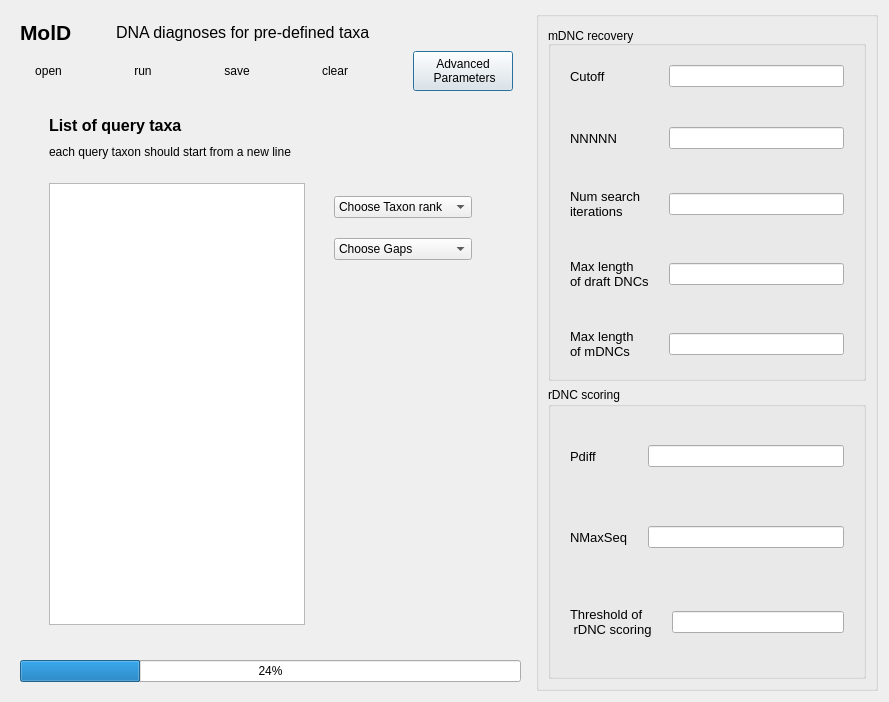
<?xml version="1.0" encoding="UTF-8"?>
<ui version="4.0">
 <class>Dialog</class>
 <widget class="QDialog" name="Dialog">
  <property name="geometry">
   <rect>
    <x>0</x>
    <y>0</y>
    <width>889</width>
    <height>702</height>
   </rect>
  </property>
  <property name="windowTitle">
   <string>Dialog</string>
  </property>
  <property name="sizeGripEnabled">
   <bool>false</bool>
  </property>
  <property name="modal">
   <bool>false</bool>
  </property>
  <layout class="QHBoxLayout" name="horizontalLayout_7">
   <item>
    <layout class="QHBoxLayout" name="horizontalLayout_6">
     <item>
      <widget class="QWidget" name="fb" native="true">
       <layout class="QVBoxLayout" name="verticalLayout_4">
        <property name="sizeConstraint">
         <enum>QLayout::SetMinimumSize</enum>
        </property>
        <item>
         <layout class="QHBoxLayout" name="horizontalLayout">
          <property name="spacing">
           <number>6</number>
          </property>
          <item>
           <widget class="QLabel" name="label_2">
            <property name="maximumSize">
             <size>
              <width>90</width>
              <height>16777215</height>
             </size>
            </property>
            <property name="font">
             <font>
              <pointsize>16</pointsize>
              <weight>75</weight>
              <bold>true</bold>
             </font>
            </property>
            <property name="styleSheet">
             <string notr="true"/>
            </property>
            <property name="text">
             <string>MolD</string>
            </property>
           </widget>
          </item>
          <item>
           <widget class="QLabel" name="label">
            <property name="maximumSize">
             <size>
              <width>350</width>
              <height>16777215</height>
             </size>
            </property>
            <property name="font">
             <font>
              <pointsize>12</pointsize>
              <weight>50</weight>
              <bold>false</bold>
             </font>
            </property>
            <property name="text">
             <string>DNA diagnoses for pre-defined taxa</string>
            </property>
           </widget>
          </item>
          <item>
           <widget class="QLabel" name="label_12">
            <property name="maximumSize">
             <size>
              <width>100</width>
              <height>80</height>
             </size>
            </property>
            <property name="text">
             <string/>
            </property>
            <property name="pixmap">
             <pixmap resource="photo.qrc">:/icon/icon/copy_21mm.png</pixmap>
            </property>
            <property name="scaledContents">
             <bool>true</bool>
            </property>
            <property name="wordWrap">
             <bool>true</bool>
            </property>
           </widget>
          </item>
         </layout>
        </item>
        <item>
         <layout class="QHBoxLayout" name="horizontalLayout_4">
          <property name="spacing">
           <number>50</number>
          </property>
          <property name="sizeConstraint">
           <enum>QLayout::SetFixedSize</enum>
          </property>
          <item>
           <widget class="QToolButton" name="toolButton">
            <property name="text">
             <string>open</string>
            </property>
            <property name="icon">
             <iconset resource="photo.qrc">
              <normaloff>:/icon/icon/open.png</normaloff>:/icon/icon/open.png</iconset>
            </property>
            <property name="iconSize">
             <size>
              <width>30</width>
              <height>30</height>
             </size>
            </property>
            <property name="toolButtonStyle">
             <enum>Qt::ToolButtonTextUnderIcon</enum>
            </property>
            <property name="autoRaise">
             <bool>true</bool>
            </property>
           </widget>
          </item>
          <item>
           <widget class="QToolButton" name="toolButton_2">
            <property name="text">
             <string>run</string>
            </property>
            <property name="icon">
             <iconset resource="photo.qrc">
              <normaloff>:/icon/icon/run.png</normaloff>:/icon/icon/run.png</iconset>
            </property>
            <property name="iconSize">
             <size>
              <width>30</width>
              <height>30</height>
             </size>
            </property>
            <property name="toolButtonStyle">
             <enum>Qt::ToolButtonTextUnderIcon</enum>
            </property>
            <property name="autoRaise">
             <bool>true</bool>
            </property>
           </widget>
          </item>
          <item>
           <widget class="QToolButton" name="toolButton_3">
            <property name="text">
             <string>save</string>
            </property>
            <property name="icon">
             <iconset resource="photo.qrc">
              <normaloff>:/icon/icon/save.png</normaloff>:/icon/icon/save.png</iconset>
            </property>
            <property name="iconSize">
             <size>
              <width>30</width>
              <height>30</height>
             </size>
            </property>
            <property name="toolButtonStyle">
             <enum>Qt::ToolButtonTextUnderIcon</enum>
            </property>
            <property name="autoRaise">
             <bool>true</bool>
            </property>
           </widget>
          </item>
          <item>
           <widget class="QToolButton" name="toolButton_4">
            <property name="text">
             <string>clear</string>
            </property>
            <property name="icon">
             <iconset resource="photo.qrc">
              <normaloff>:/icon/icon/clear.png</normaloff>:/icon/icon/clear.png</iconset>
            </property>
            <property name="iconSize">
             <size>
              <width>30</width>
              <height>30</height>
             </size>
            </property>
            <property name="toolButtonStyle">
             <enum>Qt::ToolButtonTextUnderIcon</enum>
            </property>
            <property name="autoRaise">
             <bool>true</bool>
            </property>
           </widget>
          </item>
          <item>
           <widget class="QPushButton" name="pushButton">
            <property name="sizePolicy">
             <sizepolicy hsizetype="Fixed" vsizetype="Fixed">
              <horstretch>0</horstretch>
              <verstretch>0</verstretch>
             </sizepolicy>
            </property>
            <property name="minimumSize">
             <size>
              <width>100</width>
              <height>40</height>
             </size>
            </property>
            <property name="maximumSize">
             <size>
              <width>100</width>
              <height>40</height>
             </size>
            </property>
            <property name="font">
             <font>
              <family>Arial</family>
              <pointsize>9</pointsize>
             </font>
            </property>
            <property name="text">
             <string>Advanced
 Parameters</string>
            </property>
            <property name="checkable">
             <bool>true</bool>
            </property>
           </widget>
          </item>
         </layout>
        </item>
        <item>
         <widget class="QFrame" name="tb">
          <property name="sizePolicy">
           <sizepolicy hsizetype="Fixed" vsizetype="Minimum">
            <horstretch>0</horstretch>
            <verstretch>0</verstretch>
           </sizepolicy>
          </property>
          <property name="maximumSize">
           <size>
            <width>577</width>
            <height>16777215</height>
           </size>
          </property>
          <layout class="QHBoxLayout" name="horizontalLayout_5">
           <property name="spacing">
            <number>20</number>
           </property>
           <property name="sizeConstraint">
            <enum>QLayout::SetMinimumSize</enum>
           </property>
           <item>
            <widget class="QFrame" name="frame">
             <layout class="QVBoxLayout" name="verticalLayout_2">
              <property name="spacing">
               <number>10</number>
              </property>
              <property name="sizeConstraint">
               <enum>QLayout::SetDefaultConstraint</enum>
              </property>
              <property name="leftMargin">
               <number>20</number>
              </property>
              <property name="topMargin">
               <number>10</number>
              </property>
              <property name="bottomMargin">
               <number>20</number>
              </property>
              <item>
               <widget class="QLabel" name="label_3">
                <property name="font">
                 <font>
                  <pointsize>12</pointsize>
                  <weight>75</weight>
                  <italic>false</italic>
                  <bold>true</bold>
                 </font>
                </property>
                <property name="text">
                 <string>List of query taxa</string>
                </property>
               </widget>
              </item>
              <item>
               <widget class="QLabel" name="label_13">
                <property name="text">
                 <string>each query taxon should start from a new line
</string>
                </property>
               </widget>
              </item>
              <item>
               <widget class="QPlainTextEdit" name="plainTextEdit">
                <property name="minimumSize">
                 <size>
                  <width>100</width>
                  <height>400</height>
                 </size>
                </property>
                <property name="maximumSize">
                 <size>
                  <width>300</width>
                  <height>1000</height>
                 </size>
                </property>
                <property name="placeholderText">
                 <string/>
                </property>
               </widget>
              </item>
             </layout>
            </widget>
           </item>
           <item>
            <layout class="QVBoxLayout" name="verticalLayout_3">
             <property name="spacing">
              <number>20</number>
             </property>
             <property name="sizeConstraint">
              <enum>QLayout::SetFixedSize</enum>
             </property>
             <property name="topMargin">
              <number>90</number>
             </property>
             <property name="rightMargin">
              <number>40</number>
             </property>
             <item>
              <widget class="QComboBox" name="cb1">
               <property name="toolTip">
                <string extracomment="1 for species, 2 for above species"/>
               </property>
               <item>
                <property name="text">
                 <string>Choose Taxon rank</string>
                </property>
               </item>
               <item>
                <property name="text">
                 <string>1</string>
                </property>
               </item>
               <item>
                <property name="text">
                 <string>2</string>
                </property>
               </item>
              </widget>
             </item>
             <item>
              <widget class="QComboBox" name="cb2">
               <property name="toolTip">
                <string extracomment="default 'no' 'yes' (if alignment gaps to be coded as a character), or 'no' if not."/>
               </property>
               <item>
                <property name="text">
                 <string>Choose Gaps</string>
                </property>
               </item>
               <item>
                <property name="text">
                 <string>yes</string>
                </property>
               </item>
               <item>
                <property name="text">
                 <string>no</string>
                </property>
               </item>
              </widget>
             </item>
             <item>
              <spacer name="verticalSpacer">
               <property name="orientation">
                <enum>Qt::Vertical</enum>
               </property>
               <property name="sizeHint" stdset="0">
                <size>
                 <width>20</width>
                 <height>40</height>
                </size>
               </property>
              </spacer>
             </item>
            </layout>
           </item>
          </layout>
         </widget>
        </item>
        <item>
         <widget class="QProgressBar" name="progressBar">
          <property name="value">
           <number>24</number>
          </property>
         </widget>
        </item>
       </layout>
      </widget>
     </item>
     <item>
      <widget class="QGroupBox" name="gp">
       <layout class="QVBoxLayout" name="verticalLayout">
        <item>
         <widget class="QGroupBox" name="groupBox">
          <property name="title">
           <string>mDNC recovery</string>
          </property>
          <property name="alignment">
           <set>Qt::AlignBottom|Qt::AlignLeading|Qt::AlignLeft</set>
          </property>
          <property name="flat">
           <bool>true</bool>
          </property>
          <layout class="QHBoxLayout" name="horizontalLayout_3">
           <property name="topMargin">
            <number>9</number>
           </property>
           <item>
            <layout class="QGridLayout" name="gridLayout_2">
             <property name="leftMargin">
              <number>10</number>
             </property>
             <property name="topMargin">
              <number>10</number>
             </property>
             <property name="rightMargin">
              <number>10</number>
             </property>
             <property name="bottomMargin">
              <number>10</number>
             </property>
             <property name="horizontalSpacing">
              <number>20</number>
             </property>
             <property name="verticalSpacing">
              <number>40</number>
             </property>
             <item row="0" column="0">
              <widget class="QLabel" name="label_4">
               <property name="font">
                <font>
                 <family>Arial</family>
                 <pointsize>10</pointsize>
                 <weight>50</weight>
                 <bold>false</bold>
                </font>
               </property>
               <property name="text">
                <string>Cutoff</string>
               </property>
              </widget>
             </item>
             <item row="0" column="1">
              <widget class="QLineEdit" name="m1">
               <property name="toolTip">
                <string extracomment="default 100 Number of informative positions for focus taxon to be considered, natural number"/>
               </property>
               <property name="inputMethodHints">
                <set>Qt::ImhDigitsOnly|Qt::ImhPreferNumbers</set>
               </property>
               <property name="text">
                <string/>
               </property>
              </widget>
             </item>
             <item row="1" column="0">
              <widget class="QLabel" name="label_5">
               <property name="font">
                <font>
                 <family>Arial</family>
                 <pointsize>10</pointsize>
                 <weight>50</weight>
                 <bold>false</bold>
                </font>
               </property>
               <property name="text">
                <string>NNNNN</string>
               </property>
              </widget>
             </item>
             <item row="1" column="1">
              <widget class="QLineEdit" name="m2">
               <property name="toolTip">
                <string extracomment="default 25 Allowed number of ambiguously called nucleotides per sequence, natural number"/>
               </property>
               <property name="inputMethodHints">
                <set>Qt::ImhDigitsOnly|Qt::ImhPreferNumbers</set>
               </property>
              </widget>
             </item>
             <item row="2" column="0">
              <widget class="QLabel" name="label_6">
               <property name="font">
                <font>
                 <family>Arial</family>
                 <pointsize>10</pointsize>
                 <weight>50</weight>
                 <bold>false</bold>
                </font>
               </property>
               <property name="text">
                <string>Num search 
iterations</string>
               </property>
              </widget>
             </item>
             <item row="2" column="1">
              <widget class="QLineEdit" name="m3">
               <property name="toolTip">
                <string extracomment="default 100 Number of informative positions for focus taxon to be considered, natural number"/>
               </property>
              </widget>
             </item>
             <item row="3" column="0">
              <widget class="QLabel" name="label_7">
               <property name="font">
                <font>
                 <family>Arial</family>
                 <pointsize>10</pointsize>
                 <weight>50</weight>
                 <bold>false</bold>
                </font>
               </property>
               <property name="text">
                <string>Max length 
of draft DNCs</string>
               </property>
              </widget>
             </item>
             <item row="3" column="1">
              <widget class="QLineEdit" name="m4">
               <property name="toolTip">
                <string extracomment="default 100 Number of informative positions for focus taxon to be considered, natural number"/>
               </property>
              </widget>
             </item>
             <item row="4" column="0">
              <widget class="QLabel" name="label_8">
               <property name="font">
                <font>
                 <family>Arial</family>
                 <pointsize>10</pointsize>
                 <weight>50</weight>
                 <bold>false</bold>
                </font>
               </property>
               <property name="text">
                <string>Max length 
of mDNCs</string>
               </property>
              </widget>
             </item>
             <item row="4" column="1">
              <widget class="QLineEdit" name="m5">
               <property name="toolTip">
                <string extracomment="default 100 Number of informative positions for focus taxon to be considered, natural number"/>
               </property>
              </widget>
             </item>
            </layout>
           </item>
          </layout>
         </widget>
        </item>
        <item>
         <widget class="QGroupBox" name="groupBox_2">
          <property name="title">
           <string>rDNC scoring</string>
          </property>
          <layout class="QHBoxLayout" name="horizontalLayout_2">
           <item>
            <layout class="QGridLayout" name="gridLayout">
             <property name="leftMargin">
              <number>10</number>
             </property>
             <property name="topMargin">
              <number>10</number>
             </property>
             <property name="rightMargin">
              <number>10</number>
             </property>
             <property name="bottomMargin">
              <number>10</number>
             </property>
             <property name="horizontalSpacing">
              <number>20</number>
             </property>
             <property name="verticalSpacing">
              <number>40</number>
             </property>
             <item row="0" column="0">
              <widget class="QLabel" name="label_9">
               <property name="font">
                <font>
                 <family>Arial</family>
                 <pointsize>10</pointsize>
                </font>
               </property>
               <property name="text">
                <string>Pdiff</string>
               </property>
              </widget>
             </item>
             <item row="0" column="1" colspan="2">
              <widget class="QLineEdit" name="r1">
               <property name="toolTip">
                <string extracomment="Percent difference between original and modified sequence (default 1 for species-level taxa, 3 for for supraspecific taxa)"/>
               </property>
              </widget>
             </item>
             <item row="1" column="0">
              <widget class="QLabel" name="label_10">
               <property name="font">
                <font>
                 <family>Arial</family>
                 <pointsize>10</pointsize>
                </font>
               </property>
               <property name="text">
                <string>NMaxSeq</string>
               </property>
              </widget>
             </item>
             <item row="1" column="1" colspan="2">
              <widget class="QLineEdit" name="r2">
               <property name="toolTip">
                <string extracomment="Max number of sequences per taxon to modify (default 10)"/>
               </property>
              </widget>
             </item>
             <item row="2" column="0" colspan="2">
              <widget class="QLabel" name="label_11">
               <property name="font">
                <font>
                 <family>Arial</family>
                 <pointsize>10</pointsize>
                </font>
               </property>
               <property name="text">
                <string>Threshold of
 rDNC scoring</string>
               </property>
              </widget>
             </item>
             <item row="2" column="2">
              <widget class="QLineEdit" name="r3">
               <property name="toolTip">
                <string/>
               </property>
              </widget>
             </item>
            </layout>
           </item>
          </layout>
         </widget>
        </item>
       </layout>
      </widget>
     </item>
    </layout>
   </item>
  </layout>
 </widget>
 <resources>
  <include location="photo.qrc"/>
 </resources>
 <connections/>
</ui>
